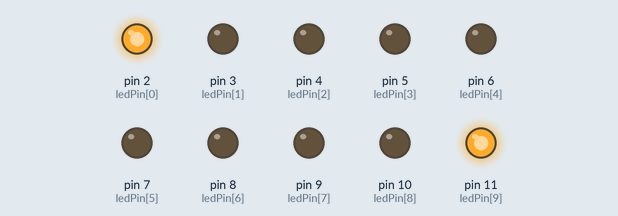
This sketch was run on a simulated Arduino Uno, built with avr-gcc and run on an emulated ATmega328P. Shown: output pins drawn as LEDs (lit = HIGH).

Above: at 0.2 s.
At 1.2 s:
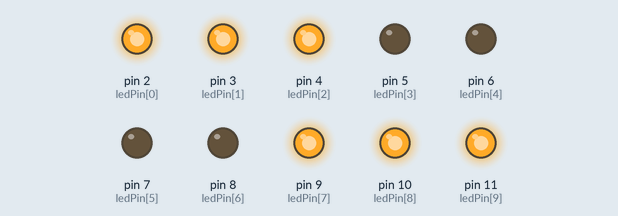
At 2.2 s:
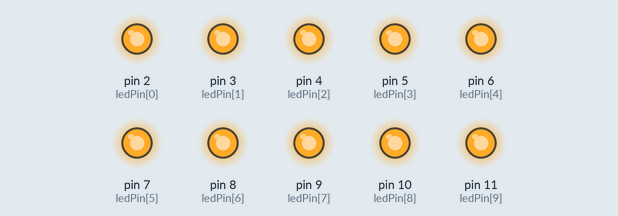
At 2.7 s:
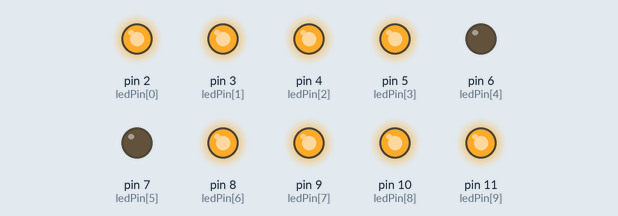
At 4.7 s:
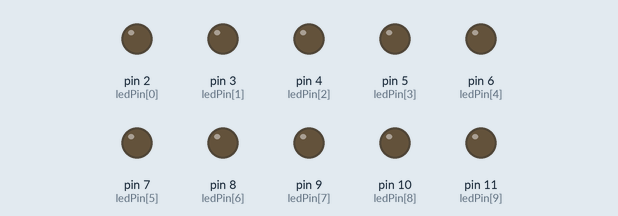
At 5.7 s:
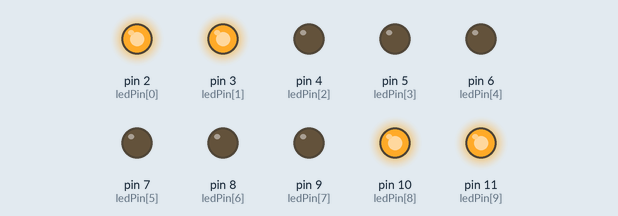
Timing chart, 0 to 6.5 s (numbered marks = the images above):
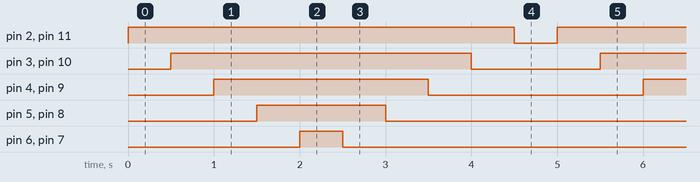

Measured:
- by itself, pin 2 (ledPin[0]), pin 11 (ledPin[9]): alternates HIGH for 4.5 s and LOW for 0.50 s
- by itself, pin 3 (ledPin[1]), pin 10 (ledPin[8]): alternates HIGH for 3.5 s and LOW for 1.5 s
- by itself, pin 4 (ledPin[2]), pin 9 (ledPin[7]): alternates HIGH for 2.5 s and LOW for 2.5 s
- by itself, pin 5 (ledPin[3]), pin 8 (ledPin[6]): alternates HIGH for 1.5 s and LOW for 3.5 s
- by itself, pin 6 (ledPin[4]), pin 7 (ledPin[5]): alternates HIGH for 0.50 s and LOW for 4.5 s

The sketch:

Chuong3-Bai5.ino
```cpp
//Bài tập 5: thay đổi bài tập 3 sao cho đèn sáng ở cả hai đầu
//Gặp nhau ở giữa và quay ngược lại
// 2 đầu sáng, tiếp đến giữa sáng rồi tắt và ngược lại

int ledPin[] = {2, 3, 4, 5, 6, 7, 8, 9, 10, 11};
void setup()
{
  for (int i=0; i<10; i++)
  {
    pinMode(ledPin[i],OUTPUT);  //Các chân LED là OUTPUT
    digitalWrite(ledPin[i],LOW); //M?c d?nh các dèn LED s? t?t
  }

}
void loop() {
  digitalWrite(ledPin[0], HIGH);
  digitalWrite(ledPin[9], HIGH);
  delay(500);
  digitalWrite(ledPin[1], HIGH);
  digitalWrite(ledPin[8], HIGH);
  delay(500);
  digitalWrite(ledPin[2], HIGH);
  digitalWrite(ledPin[7], HIGH);
  delay(500);
  digitalWrite(ledPin[3], HIGH);
  digitalWrite(ledPin[6], HIGH);
  delay(500);
  digitalWrite(ledPin[4], HIGH);
  digitalWrite(ledPin[5], HIGH);
  delay(500);
  digitalWrite(ledPin[4], LOW);
  digitalWrite(ledPin[5], LOW);
  delay(500);
  digitalWrite(ledPin[3], LOW);
  digitalWrite(ledPin[6], LOW);
  delay(500);
  digitalWrite(ledPin[2], LOW);
  digitalWrite(ledPin[7], LOW);
  delay(500);
  digitalWrite(ledPin[1], LOW);
  digitalWrite(ledPin[8], LOW);
  delay(500);
  digitalWrite(ledPin[0],LOW);
  digitalWrite(ledPin[9], LOW);
  delay(500);
}
```
